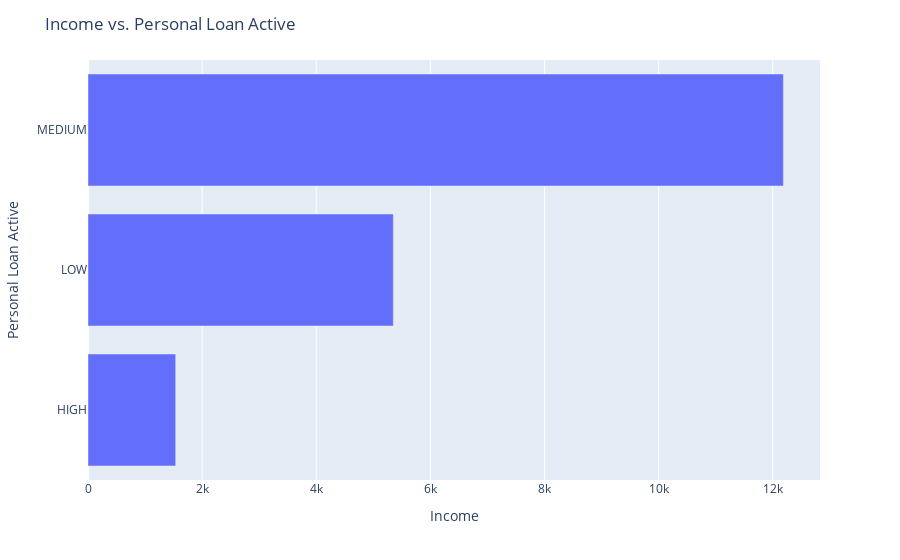

This figure's notebook cell:
### Markdown cell above
#### Status of personal loans active for different groups of customers

### Code cell
loan_counts = data.groupby(['Income', 'personal_loan_active'])['ID'].count().reset_index()

loan_counts = loan_counts.rename(columns={'ID': 'Count'})

fig = px.bar(loan_counts, x='Count', y='Income')

fig.update_layout(
    title='Income vs. Personal Loan Active',
    xaxis_title='Income',
    yaxis_title='Personal Loan Active',
)

fig.show()

### Figure 1 — Plotly figure (JSON) as saved in the notebook; plotly's stock layout.template omitted (floating-point values rounded to 4 significant figures)
{"data": [{"alignmentgroup": "True", "hovertemplate": "Count=%{x}<br>Income=%{y}<extra></extra>", "legendgroup": "", "marker": {"color": "#636efa", "pattern": {"shape": ""}}, "name": "", "offsetgroup": "", "orientation": "h", "showlegend": false, "textposition": "auto", "type": "bar", "x": [1537, 5351, 12187], "xaxis": "x", "y": ["HIGH", "LOW", "MEDIUM"], "yaxis": "y"}], "layout": {"barmode": "relative", "legend": {"tracegroupgap": 0}, "margin": {"t": 60}, "title": {"text": "Income vs. Personal Loan Active"}, "xaxis": {"anchor": "y", "domain": [0, 1], "title": {"text": "Income"}}, "yaxis": {"anchor": "x", "domain": [0, 1], "title": {"text": "Personal Loan Active"}}}}
